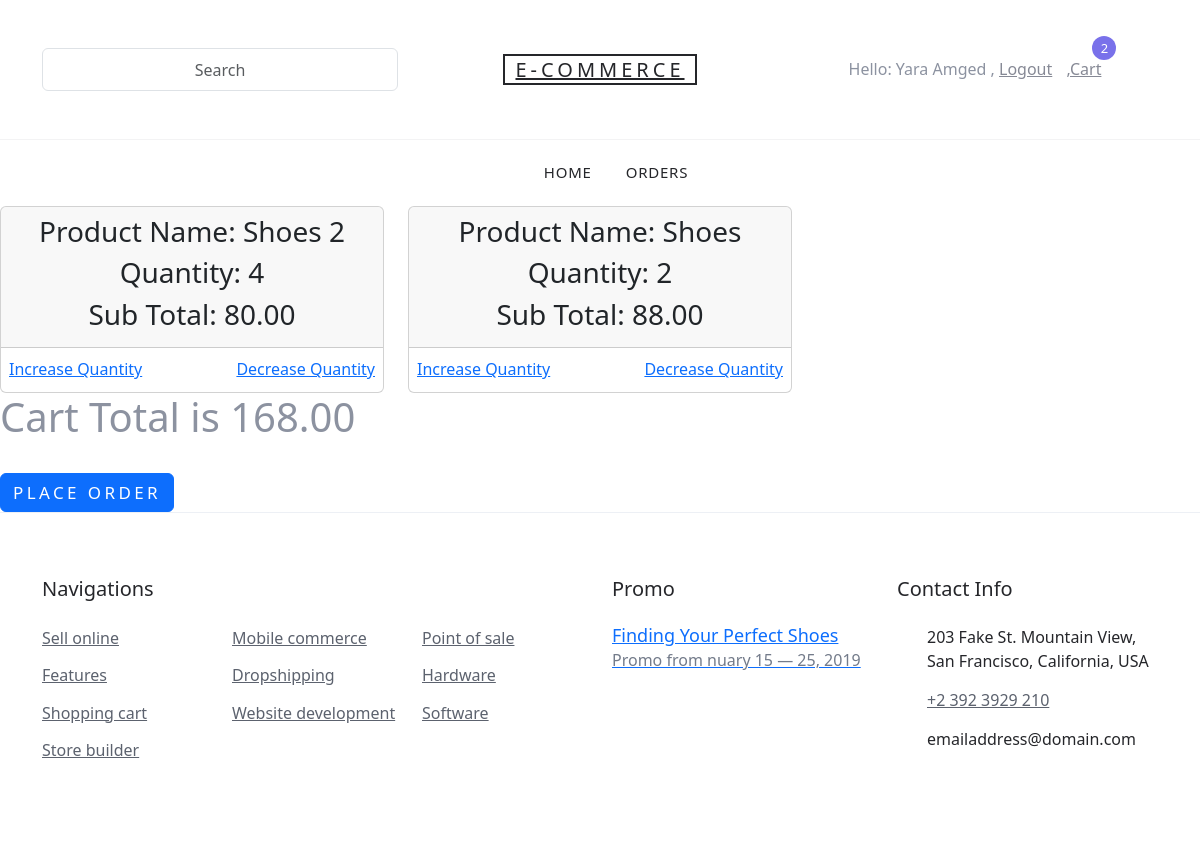
The page /user/cart (signed in) on the database its author committed.
### user/models.py (models this page shows, shortened)
class User(AbstractUser):
    username = None
    fullName = models.CharField(max_length=200)
    email = models.EmailField(
        max_length=200,
        unique=True,
    )
    objects = UserManager()
    REQUIRED_FIELDS = []
    USERNAME_FIELD = "email"

class CartItem(models.Model):
    product = models.ForeignKey(Product, on_delete=models.CASCADE)
    quantity = models.PositiveIntegerField(default=1)
    cart = models.ForeignKey(Cart, on_delete=models.CASCADE)
    def getSubtotal(self):
        return self.quantity * self.product.unitPrice

### product/models.py (models this page shows, shortened)
class Product(models.Model):
    nameEn = models.CharField(max_length=200)
    nameAr = models.CharField(max_length=200)
    unitPrice = models.DecimalField(max_digits=10, decimal_places=2)
    stockQuantity = models.IntegerField()
    categoryId = models.ForeignKey(Category, on_delete=models.PROTECT)

### user/views.py (the view)
def cart(request):
    cart = Cart.objects.get(customer=request.user)
    cartItems = CartItem.objects.filter(cart_id=cart.pk)
    context = {"cartItems": cartItems, "cartCount": len(
        cartItems), "cartTotal": cart.getTotal()}
    return render(request, "cart.html", context)

### user/models.py (called while the page is built)
    def getTotal(self):
        cartItems = CartItem.objects.filter(cart=self.pk)
        total = functools.reduce(
            lambda total, cartItem: total + cartItem.getSubtotal(), cartItems, 0
        )
        return total

### user/templates/cart.html
{% extends "base/base.html" %} {% block content %}
<div class="row">
  {%if cartItems.count > 0%} {% for cartItem in cartItems %}
  <div class="col-12 col-sm-4 text-center">
    <div class="card">
      <div class="card-header">
        <h3>Product Name: {{ cartItem.product.nameEn }}</h3>
        <h3>Quantity: {{ cartItem.quantity }}</h3>
        <h3>Sub Total: {{ cartItem.getSubtotal }}</h3>
      </div>
      <div class="card-actions d-flex justify-content-center justify-content-between m-2">
        <a href="{% url 'user:increaseQuantity' cartItem.id %}"
          >Increase Quantity</a
        >
        {%if cartItem.quantity == 1%}
        <a href="{% url 'user:removeFromCart' cartItem.id %}">Remove Item</a>
        {%else%}
        <a href="{% url 'user:decreaseQuantity' cartItem.id %}"
          >Decrease Quantity</a
        >
        {%endif%}
      </div>
    </div>
  </div>
{% endfor %}
<h1 class="col-12 ml-4">Cart Total is {{cartTotal}}</h1>
<a class="col-12 ml-4" href="{% url 'order:create' %}">
  <button class="btn btn-primary mt-4">Place Order</button>
</a>
{%else%}
<h1>Cart is Empty</h1>
</div>
{%endif%} {% endblock %}

### core/templates/base/navbar.html (shortened to what this page needs)
    <header class="site-navbar" role="banner">
        <div class="site-navbar-top">
            <div class="container">
                <div class="row align-items-center ">
                    <div class="col-12 col-md-4 order-2 order-md-1 col-sm-6">
                        <form action="/" class="site-block-top-search" >
                            <input type="text" class="form-control text-center p-0" placeholder="Search" name="searchKeyword">
                        </form>
                    </div>
                    <div class="col-12 mb-3 mb-md-0 col-md-4 order-1 order-md-2 text-center">
                        <div class="site-logo">
                            <a href="/" class="js-logo-clone">E-commerce</a>
                        </div>
                    </div>
                    <div class="col-12 col-md-4 order-3 order-md-3 text-right col-sm-6 text-center mt-3">
                        <div class="site-top-icons">
                            <ul>
                                {%if user and user.is_authenticated%}
                                <li><p>Hello: {{user.fullName}} , </p></li>
                                <li><a href="{% url "user:logout" %}">Logout</a></li>
                                <li>
                                    <a href="{% url "user:cart" %}" class="site-cart">
                                        <p>,Cart</p>
                                        <span class="count">
                                            {{cartCount}}
                                        </span>
                                    </a>
                                </li>
                                {%else%}
                                <li><a href="{% url "user:registration" %}">Register</a></li>
                                <li><a href="{% url "user:login" %}">Login</a></li>
                                {%endif%}
                            </ul>
                        </div>
                    </div>
                </div>
            </div>
        </div>
        <nav class="site-navigation text-right text-md-center" role="navigation">
            <div class="container">
                <ul class="site-menu js-clone-nav d-none d-md-block">
                    <li><a href="{% url "product:list" %}">Home</a></li>
                    {%if user and user.is_authenticated%}
                    <li><a href="{% url "order:list" %}">Orders</a></li>
                    {%endif%}
                </ul>
            </div>
        </nav>
    </header>

### core/static/css/style.css (style rules this page uses)
body { line-height: 1.7; color: #8c92a0; font-weight: 300; font-size: 16px; }
a { -webkit-transition: .3s all ease; -o-transition: .3s all ease; transition: .3s all ease; }
.btn { text-transform: uppercase; position: relative; -webkit-transition: 0.2s all ease-in-out !important; -o-transition: 0.2s all ease-in-out !important; transition: 0.2s all ease-in-out !important; top: 0; letter-spacing: .05em; }
.btn.btn-primary { font-size: 17px; font-weight: 300; letter-spacing: .2em; }
.form-control { height: 43px; }
.site-navbar { background: #fff; margin-bottom: 0px; z-index: 1999; position: relative; }
.site-navbar .site-navbar-top { border-bottom: 1px solid #f3f3f4; padding-top: 20px; padding-bottom: 20px; margin-bottom: 0px; }
@media (min-width: 768px) { .site-navbar .site-navbar-top { padding-top: 40px; padding-bottom: 40px; } }
.site-navbar .site-logo a { text-transform: uppercase; color: #25262a; letter-spacing: .2em; font-size: 20px; padding-left: 10px; padding-right: 10px; border: 2px solid #25262a; }
.site-navbar a { color: #868995; }
.site-navbar .site-top-icons ul, .site-navbar .site-top-icons ul li { padding: 0; margin: 0; list-style: none; }
.site-navbar .site-top-icons ul li { display: inline-block; }
.site-navbar .site-top-icons ul li a { margin-right: 10px; }
.site-navbar .site-top-icons ul li a.site-cart { display: block; position: relative; }
.site-navbar .site-top-icons ul li a.site-cart .count { position: absolute; top: 0; right: 0; margin-right: -15px; margin-top: -20px; font-size: 13px; width: 24px; height: 24px; line-height: 24px; border-radius: 50%; display: block; text-align: center; background: #7971ea; color: #fff; -webkit-transition: .2s all ease-in-out; -o-transition: .2s all ease-in-out; transition: .2s all ease-in-out; }
.site-navbar .site-navigation .site-menu { margin-bottom: 0; }
.site-navbar .site-navigation .site-menu a { text-decoration: none !important; font-size: 15px; display: inline-block; }
.site-navbar .site-navigation .site-menu > li { display: inline-block; padding: 10px 5px; }
.site-navbar .site-navigation .site-menu > li > a { padding: 10px 10px; text-transform: uppercase; letter-spacing: .05em; color: #25262a; font-size: 15px; text-decoration: none !important; }
.site-block-top-search { position: relative; }
.site-block-top-search input { padding-left: 40px; -webkit-transition: .3s all ease-in-out; -o-transition: .3s all ease-in-out; transition: .3s all ease-in-out; }

### rows shown on the page
User: fullName "Yara Amged"
CartItem: product.nameEn "Shoes 2", quantity "4", getSubtotal "80.00", shows "Decrease Quantity"
CartItem: product.nameEn "Shoes", quantity "2", getSubtotal "88.00", shows "Decrease Quantity"

### other values the page prints
{{ cartCount }} "2"
{{ cartTotal }} "168.00"
